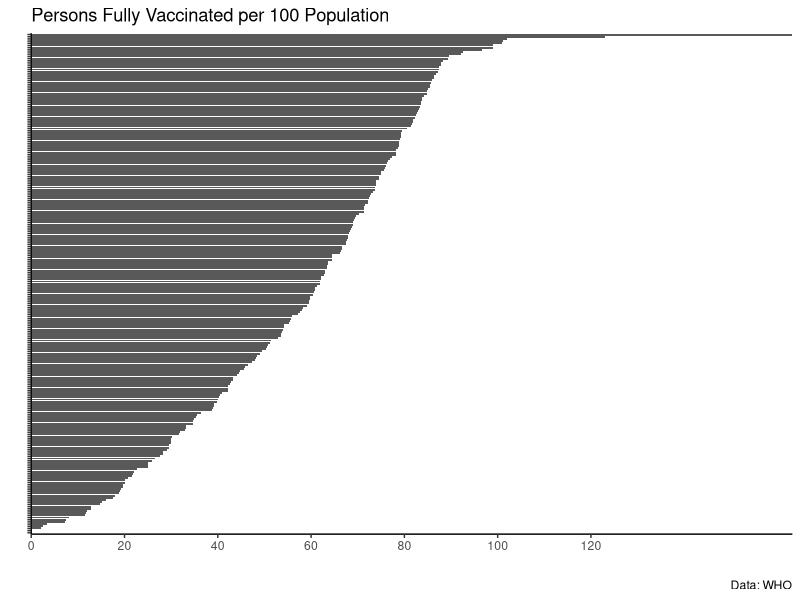
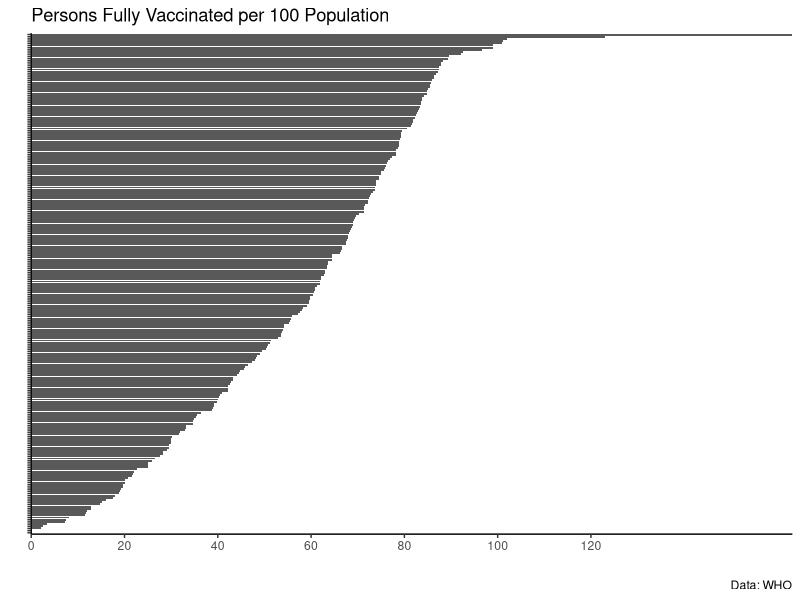

Source code (R) for these figures, in order:
# Setup
library(tidyverse)
library(skimr)
library(scales)

# Load data
vaccination_data <- read_csv("data/who/vaccination-data.csv")

# Which countries have the highest vaccination rates?
vaccination_data %>%
  select(COUNTRY, PERSONS_FULLY_VACCINATED_PER100) %>% 
  mutate(COUNTRY = fct_reorder(COUNTRY, PERSONS_FULLY_VACCINATED_PER100)) %>% 
  ggplot(aes(x = PERSONS_FULLY_VACCINATED_PER100, y = COUNTRY)) +
  geom_col() +
  scale_x_continuous(expand = c(0, 0),
                     breaks = seq(0, 120, 20)) +
  theme_classic() +
  theme(axis.text.y = element_blank()) +
  labs(x = "", y = "",
       title = "Persons Fully Vaccinated per 100 Population",
       caption = "Data: WHO")

ggsave("figures/country-vaccination-rates.png", width = 8, height = 13)